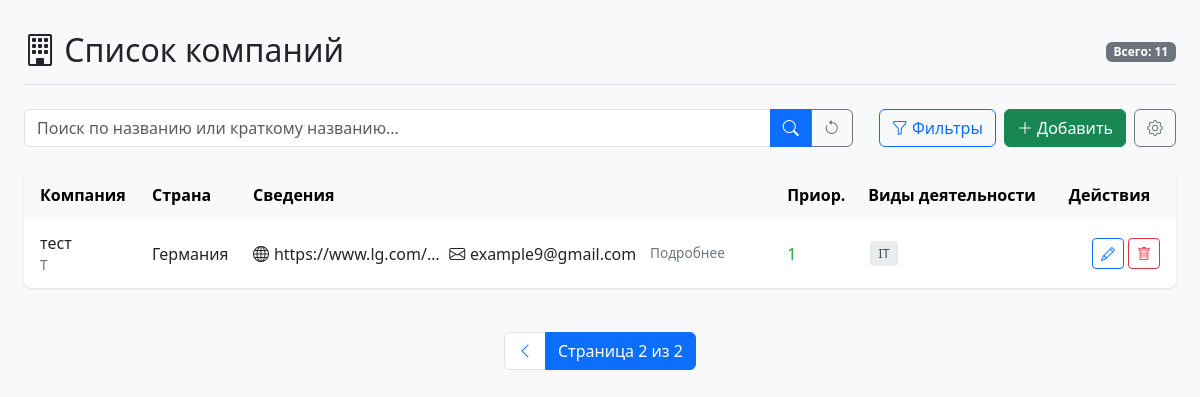
Screenshot of /?page=2 with the database file from the repository.
### newapp/models.py (models this page shows, shortened)
class Company(models.Model):
    REGION_CHOICES = [
        ('Россия', 'Россия'),
        ('Франция', 'Франция'),
        ('Германия', 'Германия'),
        ('США', 'США'),
        ('Китай', 'Китай'),
        ('Япония', 'Япония'),
        ('Великобритания', 'Великобритания'),
        ('Италия', 'Италия'),
        ('Испания', 'Испания'),
        ('Канада', 'Канада'),
    ]
    name = models.CharField("Название", max_length=255, unique=True)
    short_name = models.CharField("Краткое название", max_length=50, blank=True, unique=True)
    region = models.CharField("Страна", max_length=100, choices=REGION_CHOICES)
    priority = models.IntegerField(
        "Приоритет",
        default=1,
        validators=[MinValueValidator(1), MaxValueValidator(10)]
    )
    website = models.URLField("Ссылка на сайт", blank=True)
    email = models.EmailField("Email", blank=True)
    activity_themes = models.ManyToManyField(
        ActivityTheme,
        verbose_name="Виды деятельности",
        blank=True
    )
    additional_contacts = models.TextField(
        "Доп. сведения",
        blank=True,
        help_text="Формат: Тип:значение (например, Telegram:@example)"
    )
    class Meta:
        verbose_name = "Компания"
        verbose_name_plural = "Компании"
        ordering = ['name']

class ActivityTheme(models.Model):
    name = models.CharField("Название вида деятельности", max_length=100, unique=True)
    class Meta:
        verbose_name = "Вид деятельности"
        verbose_name_plural = "Виды деятельности"
        ordering = ['name']

### newapp/views.py (the view)
# urls.py: path('', views.company_list, name='company_list'),
def company_list(request):
    search_query = request.GET.get('q', '')
    priority_filter = request.GET.get('priority', '')
    region_filter = request.GET.get('region', '')
    activity_filters = request.GET.getlist('activity')
    companies = Company.objects.all().distinct()
    all_activities = ActivityTheme.objects.all().order_by('name')
    if search_query:
        companies = companies.filter(
            Q(name__icontains=search_query) |
            Q(short_name__icontains=search_query)
        )
    if priority_filter and priority_filter.isdigit() and 1 <= int(priority_filter) <= 10:
        companies = companies.filter(priority=int(priority_filter))
    if region_filter:
        companies = companies.filter(region=region_filter)
    if activity_filters:
        companies = companies.filter(activity_themes__id__in=activity_filters).distinct()
    paginator = Paginator(companies, 10)
    page_number = request.GET.get('page')
    page_obj = paginator.get_page(page_number)
    return render(request, 'company_list.html', {
        'page_obj': page_obj,
        'search_query': search_query,
        'priority_filter': priority_filter,
        'region_filter': region_filter,
        'activity_filters': [int(a) for a in activity_filters],
        'regions': Company.REGION_CHOICES,
        'priority_range': range(1, 11),
        'all_activities': all_activities,
    })

### newapp/templates/company_list.html (shortened to what this page needs)
{% load static %}
<!DOCTYPE html>
<html>
<head>
    <link href="https://cdn.jsdelivr.net/npm/bootstrap@5.3.0/dist/css/bootstrap.min.css" rel="stylesheet">
    <link rel="stylesheet" href="{% static 'company_list/styles.css' %}">
    <link rel="stylesheet" href="https://cdn.jsdelivr.net/npm/bootstrap-icons@1.8.0/font/bootstrap-icons.css">
</head>
<body>
    <div class="container-fluid px-4 py-3">
        <div class="header-container mb-4">
            <a href="{% url 'company_list' %}" class="header-link">
                <h2 class="m-0"><i class="bi bi-building"></i> Список компаний</h2>
            </a>
            <div class="company-count">
                <span class="badge bg-secondary">Всего: {{ page_obj.paginator.count }}</span>
            </div>
        </div>
        <div class="controls-container mb-4">
            <form method="get" action="{% url 'company_list' %}" class="search-form flex-grow-1 me-3">
                <div class="input-group">
                    <input type="text" name="q" class="form-control"
                           placeholder="Поиск по названию или краткому названию..."
                           value="{{ search_query }}">
                    <button type="submit" class="btn btn-primary">
                        <i class="bi bi-search"></i>
                    </button>
                    <a href="?" class="btn btn-outline-secondary">
                        <i class="bi bi-arrow-counterclockwise"></i>
                    </a>
                </div>
            </form>
            <div class="buttons-container">
                <button class="btn btn-outline-primary me-2" data-bs-toggle="modal" data-bs-target="#filterModal">
                    <i class="bi bi-funnel"></i> Фильтры
                </button>
                <a href="{% url 'company_create' %}" class="btn btn-success">
                    <i class="bi bi-plus-lg"></i> Добавить
                </a>
                <a href="/admin/" class="btn btn-outline-secondary ms-2">
                    <i class="bi bi-gear"></i>
                </a>
            </div>
        </div>
        <div class="table-container mb-4">
            <table class="company-table w-100">
                <thead>
                    <tr class="table-light">
                        <th class="ps-3">Компания</th>
                        <th>Страна</th>
                        <th>Сведения</th>
                        <th>Приор.</th>
                        <th>Виды деятельности</th>
                        <th class="pe-3">Действия</th>
                    </tr>
                </thead>
                <tbody>
                    {% for company in page_obj %}
                    <tr>
                        <td class="ps-3">
                            <div class="company-name">{{ company.name }}</div>
                            <div class="company-shortname">
                                {% if company.short_name %}
                                    {{ company.short_name }}
                                {% else %}
                                    <span class="text-muted">Не указано</span>
                                {% endif %}
                            </div>
                        </td>
                        <td>{{ company.get_region_display }}</td>
                        <td>
                            <div class="collapsed-contacts">
                                {% if company.website %}
                                    <i class="bi bi-globe"></i> <span>{{ company.website|truncatechars:20 }}</span><br>
                                {% endif %}
                                {% if company.email %}
                                    <i class="bi bi-envelope"></i> {{ company.email|truncatechars:20 }}
                                {% endif %}
                                <button class="btn btn-link p-0 ms-2 details-btn"
                                        data-bs-toggle="modal"
                                        data-bs-target="#contactsModal"
                                        data-website="{% if company.website %}{{ company.website }}{% endif %}"
                                        data-email="{% if company.email %}{{ company.email }}{% endif %}"
                                        data-additional="{% if company.additional_contacts %}{{ company.additional_contacts }}{% endif %}">
                                    Подробнее
                                </button>
                            </div>
                        </td>
                        <td>
                            <span class="{% if company.priority >= 7 %}priority-high{% elif company.priority >= 4 %}priority-medium{% else %}priority-low{% endif %}">
                                {{ company.priority }}
                            </span>
                        </td>
                        <td>
                            {% for activity in company.activity_themes.all %}
                                <span class="activity-badge">
                                    {{ activity.name }}
                                </span>
                            {% empty %}
                                <span class="text-muted">—</span>
                            {% endfor %}
                        </td>
                        <td class="pe-3">
                            <div class="action-buttons">
                                <a href="{% url 'company_edit' company.pk %}" class="btn btn-sm btn-outline-primary"
                                   title="Редактировать">
                                    <i class="bi bi-pencil"></i>
                                </a>
                                <a href="{% url 'company_delete' company.pk %}" class="btn btn-sm btn-outline-danger ms-1"
                                   title="Удалить">
                                    <i class="bi bi-trash"></i>
                                </a>
                            </div>
                        </td>
                    </tr>
                    {% empty %}
                    <tr>
                        <td colspan="6" class="text-center py-4 text-muted">
                            <i class="bi bi-exclamation-circle"></i> Нет компаний
                        </td>
                    </tr>
                    {% endfor %}
                </tbody>
            </table>
        </div>
        {% if page_obj.paginator.num_pages > 1 %}
        <div class="d-flex justify-content-center">
            <nav aria-label="Page navigation">
                <ul class="pagination">
                    {% if page_obj.has_previous %}
                    <li class="page-item">
                        <a class="page-link" href="?page={{ page_obj.previous_page_number }}">
                            <i class="bi bi-chevron-left"></i>
                        </a>
                    </li>
                    {% endif %}
                    <li class="page-item active">
                        <span class="page-link">
                            Страница {{ page_obj.number }} из {{ page_obj.paginator.num_pages }}
                        </span>
                    </li>
                </ul>
            </nav>
        </div>
        {% endif %}
    </div>
</body>
</html>

### newapp/static/company_list/styles.css (style rules this page uses)
body { background-color: #f8f9fa; font-family: 'Segoe UI', Tahoma, Geneva, Verdana, sans-serif; }
.container-fluid { max-width: 1400px; padding: 0 20px; }
.header-container { display: flex; justify-content: space-between; align-items: center; padding: 15px 0; border-bottom: 1px solid #dee2e6; }
.header-link { text-decoration: none; color: #212529; transition: color 0.2s; }
.table-container { background-color: white; border-radius: 8px; box-shadow: 0 1px 3px rgba(0, 0, 0, 0.1); overflow: hidden; }
.company-table { margin-bottom: 0; }
.company-table th { padding: 12px 8px; font-weight: 600; background-color: #f8f9fa; }
.company-table td { padding: 12px 8px; vertical-align: middle; }
.company-name { font-weight: 500; }
.company-shortname { font-size: 0.85rem; color: #6c757d; }
.priority-low { color: #28a745; font-weight: 500; }
.activity-badge { display: inline-block; padding: 3px 8px; background-color: #e9ecef; color: #495057; border-radius: 4px; font-size: 0.8rem; margin: 2px; }
.action-buttons { display: flex; justify-content: flex-end; }
.pagination { margin: 20px 0; }
.page-link { min-width: 40px; text-align: center; }
.controls-container { display: flex; justify-content: space-between; align-items: center; flex-wrap: wrap; gap: 10px; }
.search-form { flex-grow: 1; min-width: 250px; }
.buttons-container { display: flex; }
.details-btn { font-size: 0.85rem; text-decoration: none; color: #6c757d; vertical-align: baseline; }
.collapsed-contacts { display: flex; flex-wrap: wrap; align-items: center; gap: 0.3rem; }

### rows the page displays
Company: name "тест", short_name "Т", region "Германия", website "https://www.lg.com/…", email "example9@gmail.com", priority "1"
ActivityTheme: name "IT"

### other values shown
{{ page_obj.paginator.count }} "11"
{{ page_obj.number }} "2"
{{ page_obj.paginator.num_pages }} "2"
